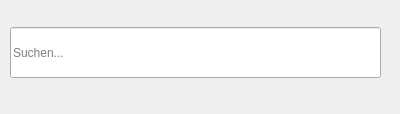
<?xml version="1.0" encoding="UTF-8"?>
<ui version="4.0">
 <class>MainWindow</class>
 <widget class="QMainWindow" name="MainWindow">
  <property name="geometry">
   <rect>
    <x>0</x>
    <y>0</y>
    <width>400</width>
    <height>114</height>
   </rect>
  </property>
  <property name="contextMenuPolicy">
   <enum>Qt::NoContextMenu</enum>
  </property>
  <property name="windowTitle">
   <string>MainWindow</string>
  </property>
  <widget class="QWidget" name="centralWidget">
   <widget class="QLineEdit" name="lineEdit">
    <property name="geometry">
     <rect>
      <x>10</x>
      <y>27</y>
      <width>371</width>
      <height>51</height>
     </rect>
    </property>
    <property name="statusTip">
     <string/>
    </property>
    <property name="placeholderText">
     <string>Suchen...</string>
    </property>
   </widget>
  </widget>
 </widget>
 <layoutdefault spacing="6" margin="11"/>
 <resources/>
 <connections/>
</ui>
